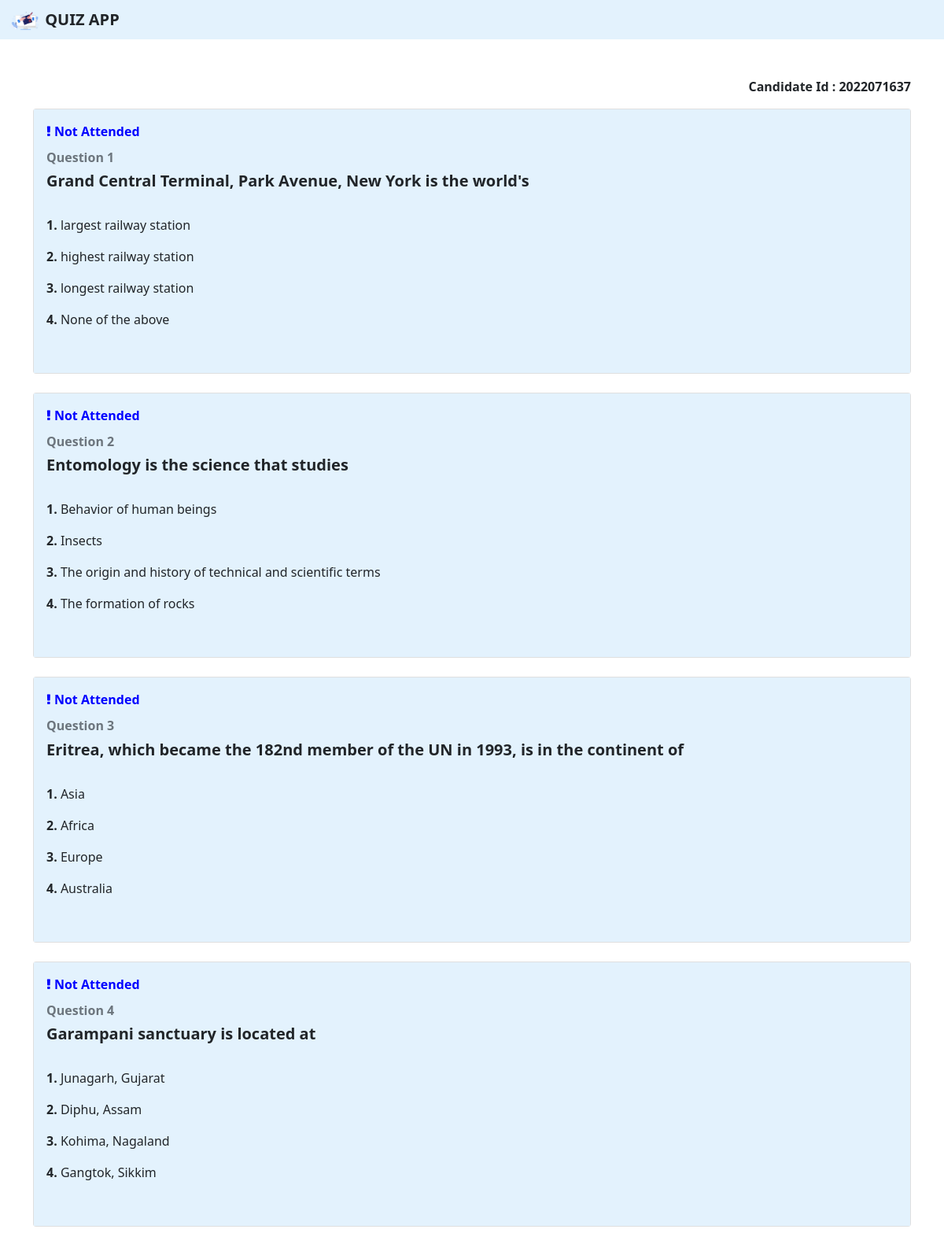
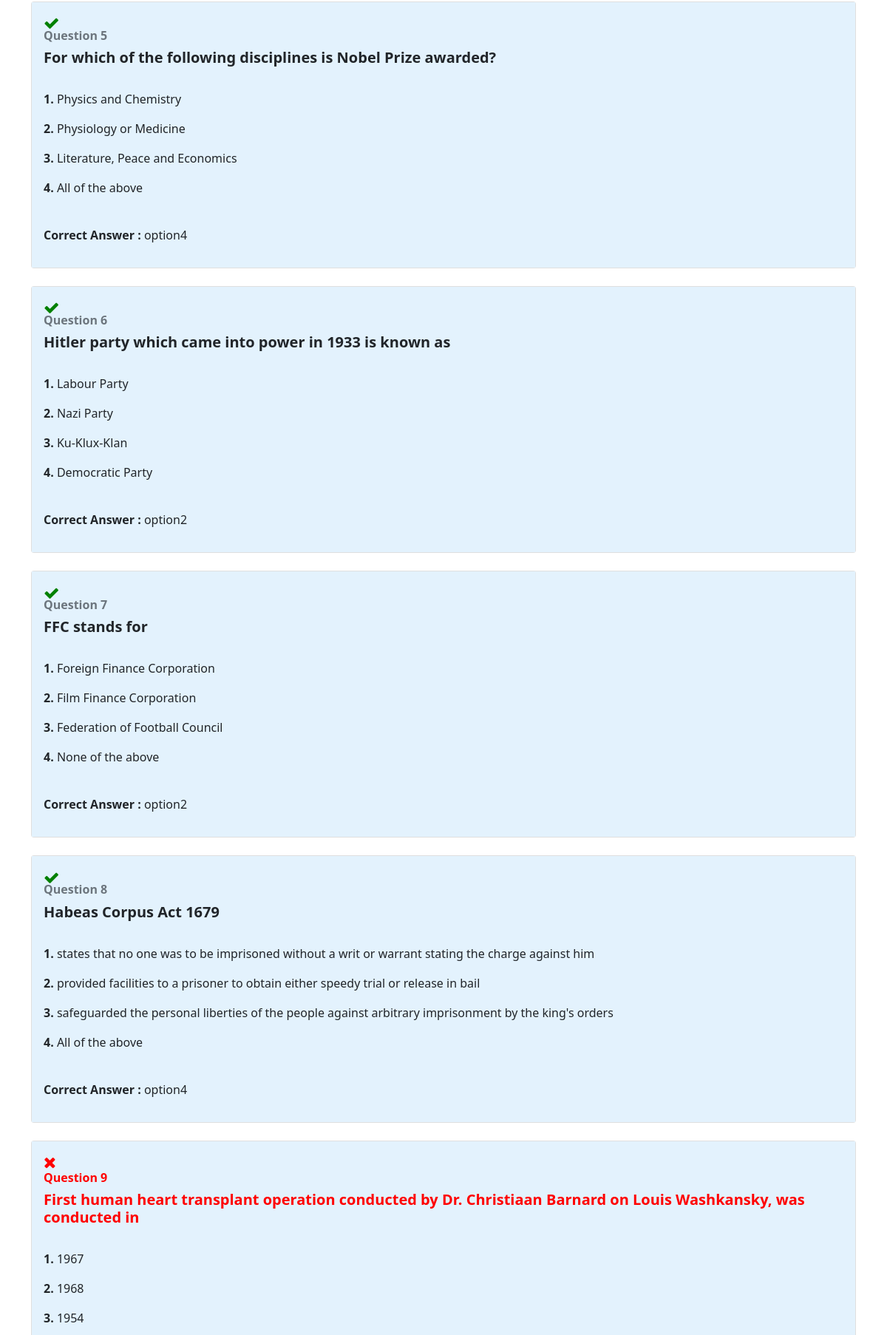
Screenshot of /view_logs/7/3/2022071637/admin/ (signed in, upper part) with the database file from the repository (2 pictures, top to bottom).
### users/models.py (models this page shows, shortened)
class QuizLogs(models.Model):
    candidate_id = models.CharField('Candidate Id', max_length=100)
    question_no = models.IntegerField(default=0)
    selected_option = models.CharField('Option selected by user', max_length=10)

class Questions(models.Model):
    choices = (
        ('', 'Select'),
        ('option1', 'Option 1'),
        ('option2', 'Option 2'),
        ('option3', 'Option 3'),
        ('option4', 'Option 4'),
    )
    quiz_id = models.ForeignKey(Quizzes, blank=False, null=False, on_delete=models.CASCADE)
    question_no = models.IntegerField(default=0)
    question = models.TextField(blank=False)
    option1 = models.CharField('Option 1', max_length=200, blank=False)
    option2 = models.CharField('Option 2', max_length=200, blank=False)
    option3 = models.CharField('Option 3', max_length=200, blank=False)
    option4 = models.CharField('Option 4', max_length=200, blank=False)
    answer = models.CharField(max_length=200, choices=choices, blank=False, default='Select')

### users/views.py (the view, shortened to what this page needs)
# urls.py: path('view_logs/<user_id>/<quiz_id>/<cand_id>/<mode>/', users_views.view_logs, name='view_logs'),
@login_required(login_url='home')
def view_logs(request, user_id, quiz_id, cand_id, mode='user'):
    if mode == 'admin':
        logs = QuizLogs.objects.filter(candidate_id=cand_id)
        if logs:
            uid = urlsafe_base64_encode(force_bytes(user_id))
            questions = Questions.objects.filter(quiz_id=quiz_id)
            return render(request, 'users/view_logs.html', {'current_year': current_year, 'user_id':uid, 'candidate_id': cand_id, 'questions': questions, 'logs': logs, 'mode': mode})
        else:
            HttpResponse("Not Found")

### templates/users/view_logs.html (shortened to what this page needs)
{% load static %}
<!doctype html>
<html lang="en">
<head>
    <link href="https://cdn.jsdelivr.net/npm/bootstrap@5.1.3/dist/css/bootstrap.min.css" rel="stylesheet"
>
    <link rel="stylesheet" href="https://cdn.jsdelivr.net/npm/bootstrap-icons@1.8.1/font/bootstrap-icons.css">
    <link href="https://maxcdn.bootstrapcdn.com/font-awesome/4.6.3/css/font-awesome.min.css" rel="stylesheet"
>
    <link rel="stylesheet" type="text/css" href="{% static 'css/loader.css' %}">
</head>
<body>
    <nav class="navbar navbar-expand-lg navbar-light" style="background-color: #e3f2fd; height: 50px;">
        <div class="container-fluid">
            <b style="font-size: 20px;"><img src="{% static 'img/logo.webp' %}" height="25" width="40"> QUIZ APP</b>
        </div>
    </nav>
    <br>
    <div style="height: 100%;">
        <div class="container">
            <br>
            <p style="text-align: right;"><b>Candidate Id : {{ candidate_id }}</b></p>
            {% for item in questions %}
            <div class="card">
                <div class="card-body" style="background-color: #e3f2fd;">
                    {% for log in logs %}
                    {% if log.question_no == item.question_no %}
                    {% if log.selected_option == 'NA' %}
                    <p style="color: blue;"><i class="fa fa-exclamation" aria-hidden="true"></i><b> Not Attended</b></p>
                    <h6 class="card-subtitle mb-2 text-muted"><b>Question {{ item.question_no }}</b></h6>
                    <h5><b>{{ item.question }}</b></h5>
                    {% elif log.selected_option != item.answer %}
                    <i style="color: red;" class="fa fa-lg fa-times" aria-hidden="true"></i>
                    <h6 style="color: red;"><b>Question {{ item.question_no }}</b></h6>
                    <h5 style="color: red;"><b>{{ item.question }}</b></h5>
                    {% else %}
                    <i style="color: green;" class="fa fa-lg fa-check" aria-hidden="true"></i>
                    <h6 class="card-subtitle mb-2 text-muted"><b>Question {{ item.question_no }}</b></h6>
                    <h5><b>{{ item.question }}</b></h5>
                    {% endif %}
                    {% endif %}
                    {% endfor %}
                    <br>
                    <p id="option1"><b>1.</b>&nbsp;{{ item.option1 }}</p>
                    <p id="option2"><b>2.</b>&nbsp;{{ item.option2 }}</p>
                    <p id="option3"><b>3.</b>&nbsp;{{ item.option3 }}</p>
                    <p id="option4"><b>4.</b>&nbsp;{{ item.option4 }}</p>
                    <br>
                    {% for log in logs %}
                    {% if log.question_no == item.question_no %}
                    <div style="display: flex;">
                        {% if log.selected_option == 'NA' %}
                        {% else %}
                        <p><b>Correct Answer : </b>{{ item.answer }}</p>
                        {% endif %}
                    </div>
                    {% endif %}
                    {% endfor %}
                </div>
            </div>
            <br>
            {% endfor %}
            <br>
        </div>
    </div>
</body>
</html>

### rows the page displays
Questions: question_no "1", question "Grand Central Terminal, Park Avenue, New York is the world's", option1 "largest railway station", option2 "highest railway station", option3 "longest railway station", option4 "None of the above"
Questions: question_no "2", question "Entomology is the science that studies", option1 "Behavior of human beings", option2 "Insects", option3 "The origin and history of technical and scientific terms", option4 "The formation of rocks"
Questions: question_no "3", question "Eritrea, which became the 182nd member of the UN in 1993, is in the continent of", option1 "Asia", option2 "Africa", option3 "Europe", option4 "Australia"
Questions: question_no "4", question "Garampani sanctuary is located at", option1 "Junagarh, Gujarat", option2 "Diphu, Assam", option3 "Kohima, Nagaland", option4 "Gangtok, Sikkim"
Questions: question_no "5", question "For which of the following disciplines is Nobel Prize awarded?", option1 "Physics and Chemistry", option2 "Physiology or Medicine", option3 "Literature, Peace and Economics", option4 "All of the above", answer "option4"
Questions: question_no "6", question "Hitler party which came into power in 1933 is known as", option1 "Labour Party", option2 "Nazi Party", option3 "Ku-Klux-Klan", option4 "Democratic Party", answer "option2"
Questions: question_no "7", question "FFC stands for", option1 "Foreign Finance Corporation", option2 "Film Finance Corporation", option3 "Federation of Football Council", option4 "None of the above", answer "option2"
Questions: question_no "8", question "Habeas Corpus Act 1679", option1 "states that no one was to be imprisoned without a writ or warrant stating the charge against him", option2 "provided facilities to a prisoner to obtain either speedy trial or release in bail", option3 "safeguarded the personal liberties of the people against arbitrary imprisonment by the king's orders", option4 "All of the above", answer "option4"
Questions: question_no "9", question "First human heart transplant operation conducted by Dr. Christiaan Barnard on Louis Washkansky, was conducted in", option1 "1967", option2 "1968", option3 "1954"

### other values shown
{{ candidate_id }} "2022071637"
